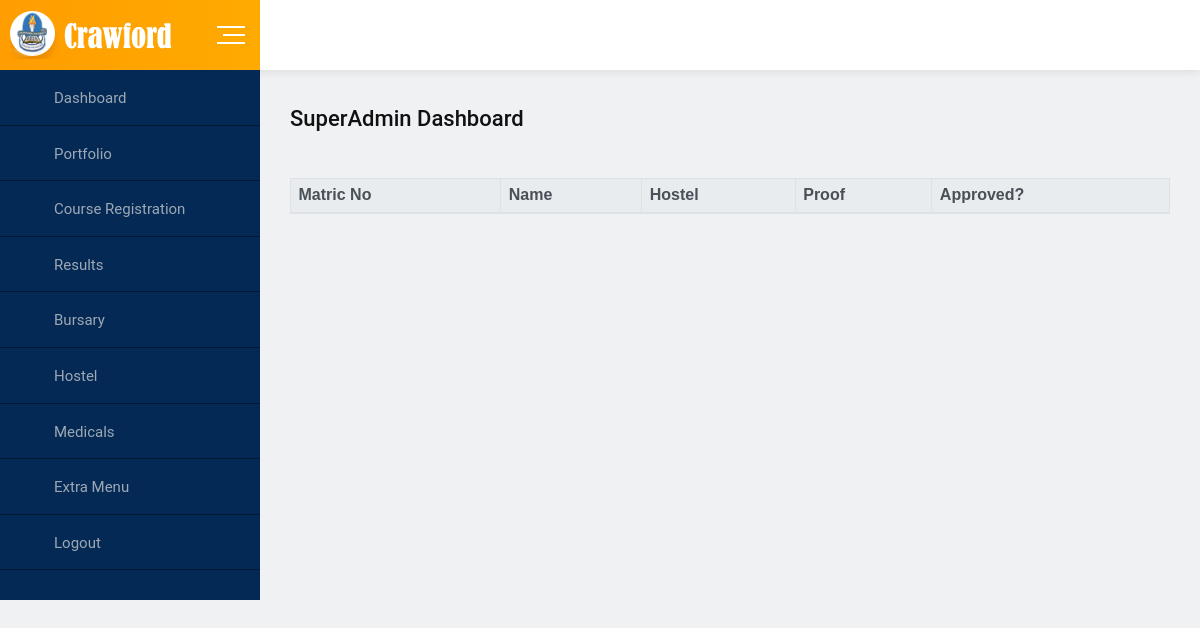
Page /adminside/roomrequests.php on the earlier database version.
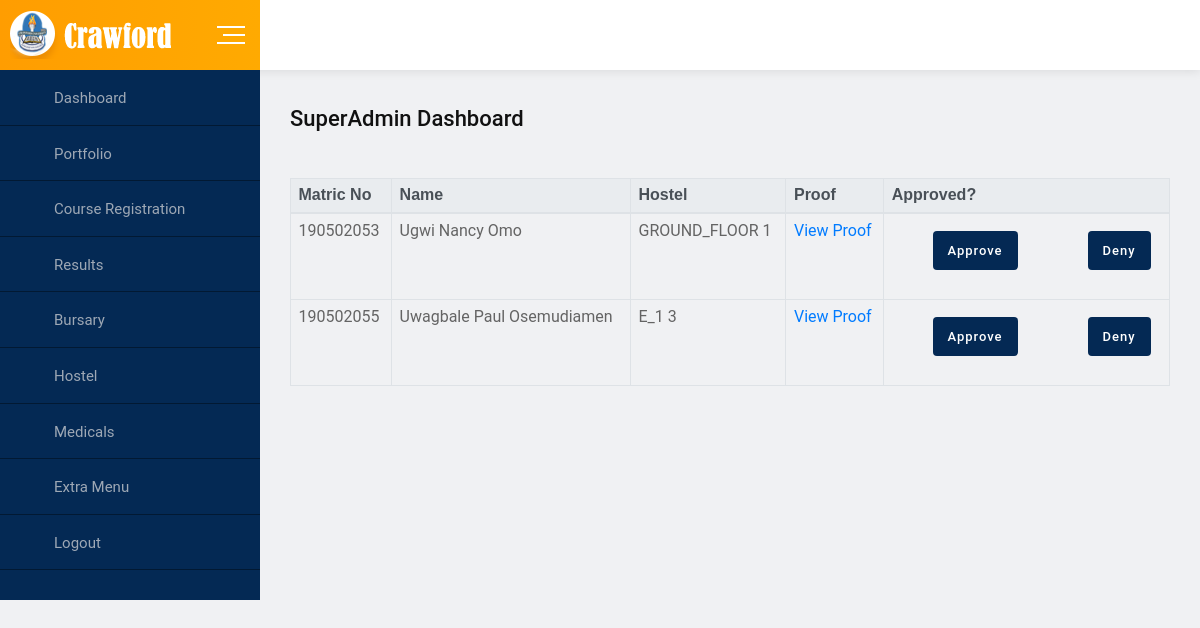
Same page on the later database version.
### tables this page shows
CREATE TABLE IF NOT EXISTS `p_o_p` (
  `matric_no` varchar(45) NOT NULL,
  `name` varchar(60) DEFAULT NULL,
  `hostel` varchar(45) DEFAULT NULL,
  `room_no` varchar(255) DEFAULT NULL,
  `proof` longblob NOT NULL,
  `approved` varchar(45) DEFAULT NULL,
  PRIMARY KEY (`matric_no`)
);

### adminside/roomrequests.php (the view, shortened to what this page needs)
<?php
include_once 'connectMySQLi.php';
?>
<html>
<head>
    <link rel="stylesheet" href="css/normalize.css">
    <link rel="stylesheet" href="css/main.css">
    <link rel="stylesheet" href="css/bootstrap.min.css">
    <link rel="stylesheet" href="css/all.min.css">
    <link rel="stylesheet" href="fonts/flaticon.css">
    <link rel="stylesheet" href="css/fullcalendar.min.css">
    <link rel="stylesheet" href="css/animate.min.css">
    <link rel="stylesheet" href="css/jquery.dataTables.min.css">
    <link rel="stylesheet" href="style.css">
  </head>
  <body>
    <div id="wrapper" class="wrapper bg-ash">
        <div class="navbar navbar-expand-md header-menu-one bg-light">
            <div class="nav-bar-header-one">
                <div class="header-logo">
                    <a href="#">
                        <img src="logo.png" alt="logo">
                    </a>
                </div>
                <div class="toggle-button sidebar-toggle">
                    <button type="button" class="item-link">
                        <span class="btn-icon-wrap">
                            <span></span>
                            <span></span>
                            <span></span>
                        </span>
                    </button>
                </div>
            </div>
        </div>
      <div class="dashboard-page-one">
          <div class="sidebar-main sidebar-menu-one sidebar-expand-md sidebar-color">
              <?php include "superadminnavbar.php"; ?>
          </div>
        <div class="dashboard-content-one">
                <div class="breadcrumbs-area">
                    <h3>SuperAdmin Dashboard</h3>
                </div>
        <div class="page-content inset">
        <?php
        $query = "SELECT * FROM p_o_p WHERE approved IS NULL";
        echo '<table class="table table-bordered noprint" border="2" border="2" cell cellspacing="15" cellpadding="5" width="1000" style: "margin: 10px;">
            <thead class="thead-light">
                <th> <font face="Arial">Matric No</font> </th>
                <th> <font face="Arial">Name</font> </th>
                <th> <font face="Arial">Hostel</font> </th>
                <th> <font face="Arial">Proof</font> </th>
                <th> <font face="Arial">Approved?</font> </th>
            </thead>';
        if ($result = $conn->query($query)) {
            while ($row = $result->fetch_assoc()) {
                $matric_no = $row["matric_no"];
                $name = $row["name"];
                $hostel = $row["hostel"] . ' ' . $row["room_no"];
                echo '<tr>
                        <td>'.$matric_no.'</td>
                        <td>'.$name.'</td>
                        <td>'.$hostel.'</td>
                        <td><a href="viewproof.php?matric_no='.$matric_no.'">View Proof</a></td>
                        <td>
                            <form action="approved.php" method="POST">
                                <input type="hidden" name="matric_no" value="'.$matric_no.'">
                                <input type="hidden" name="name" value="'.$name.'">
                                <input type="hidden" name="hostel" value="'.$hostel.'">
                                <div style= "display: flex; justify-content: center; align-items: center;">
                                    <button type="submit" name="approve" class="btn-fill-lg bg-blue-dark btn-hover-yellow" style= " padding: 12px 15px; margin: 10px 35px 5px 35px; max-width:150px; max-height:40px; font-size: 13px; white-space: nowrap; vertical-align: middle; text-align:left;">Approve</button>
                                    <button type="submit" name="deny" class="btn-fill-lg bg-blue-dark btn-hover-yellow" style= " padding: 12px 15px;  margin: 10px 5px 5px 35px; max-width:150px; max-height:40px; font-size: 13px; white-space: nowrap; vertical-align: middle; text-align:left;">Deny</button>
                                </div>
                            </form>
                        </td>
                    </tr>';
            }
            echo '</table>';
        }
        ?>
        </div>
      </div>
    </div>
</body>
</html>

Differences in the rows shown:
added p_o_p: matric_no "190502053", name "Ugwi Nancy Omo", hostel "GROUND_FLOOR 1"
added p_o_p: matric_no "190502055", name "Uwagbale Paul Osemudiamen", hostel "E_1 3"
